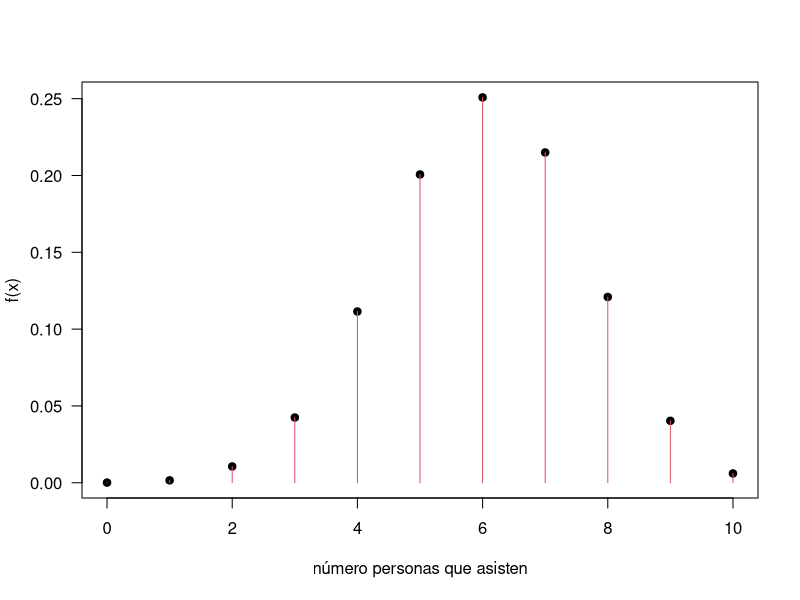
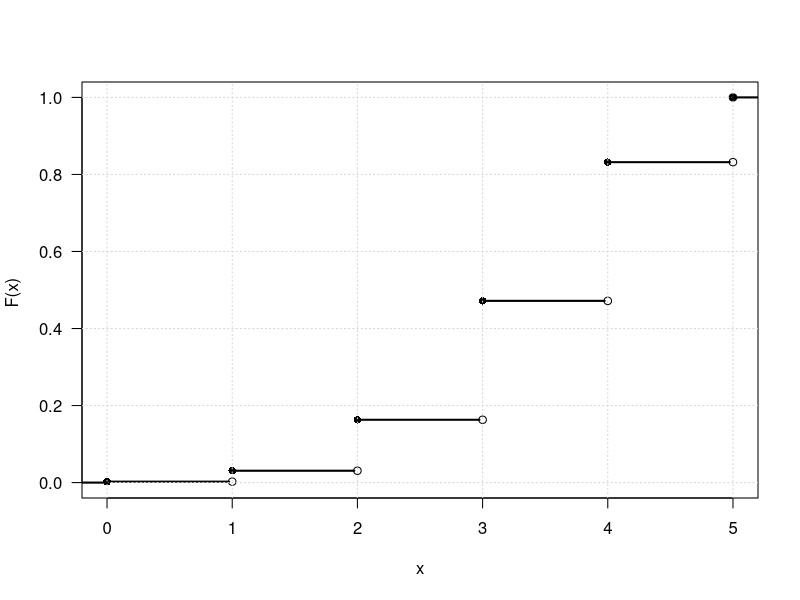
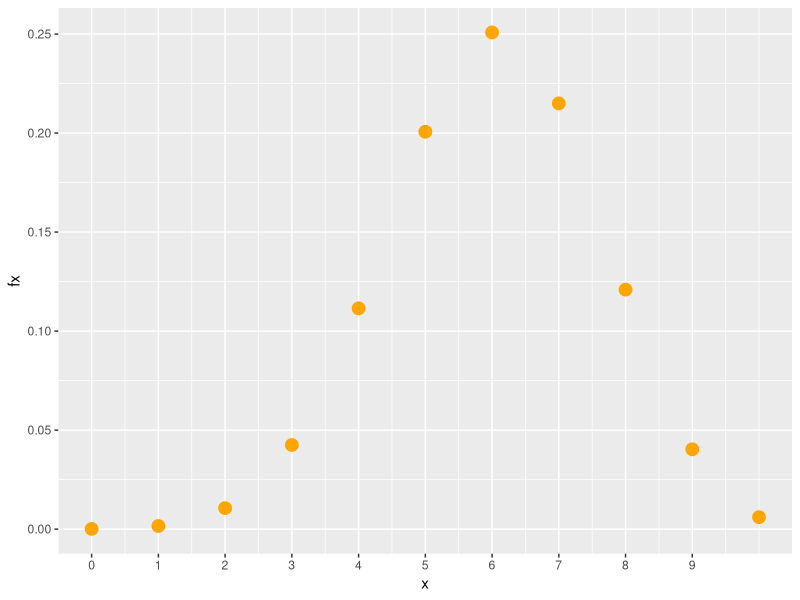
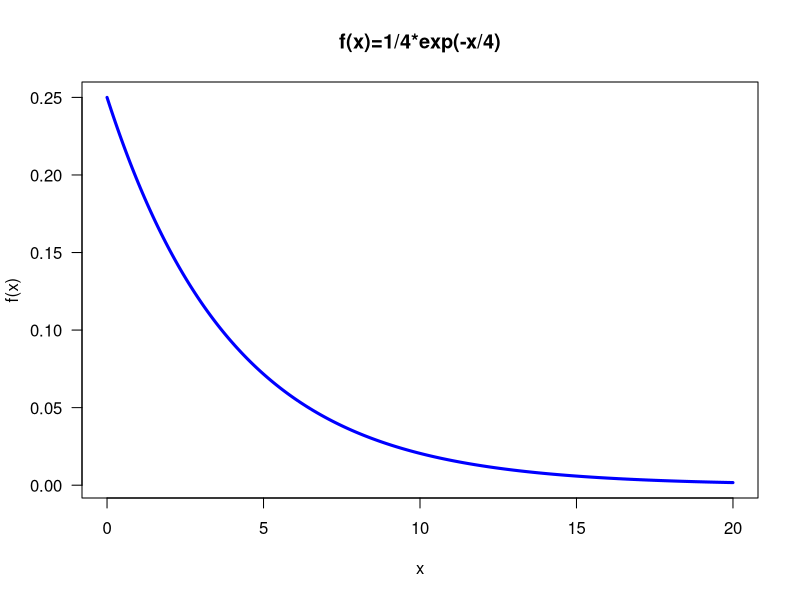
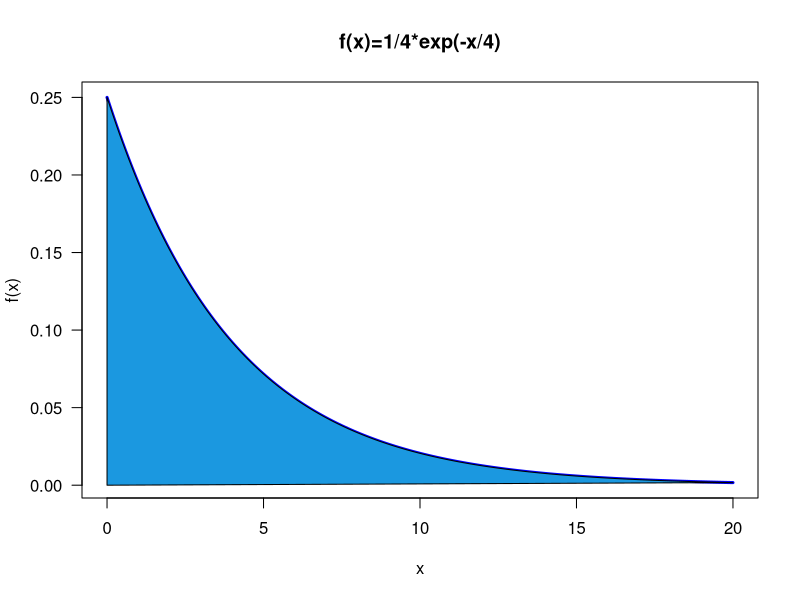
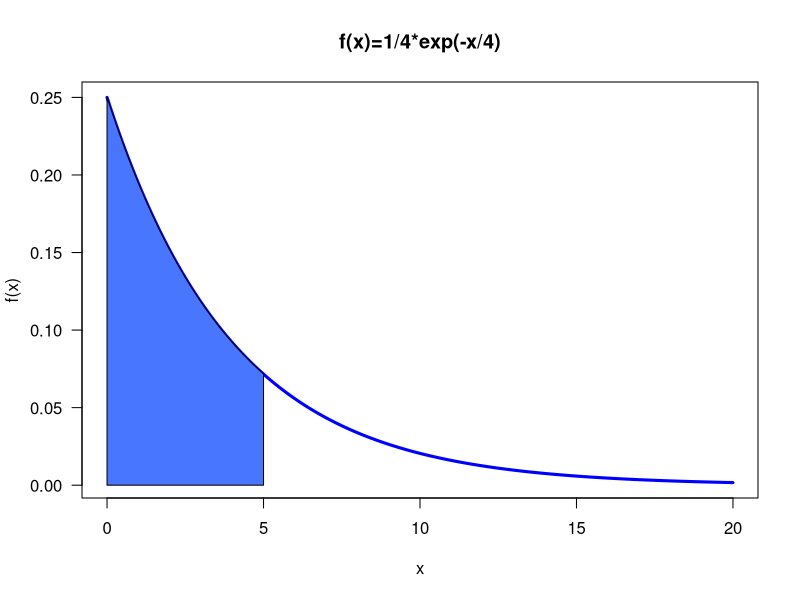
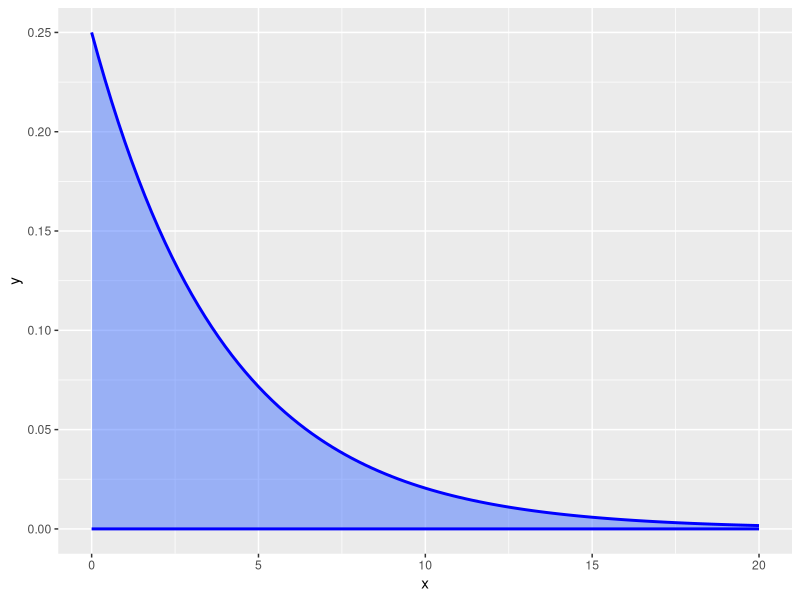

Write the R code that produced these figures, in order.
## ---- chunk 1
knitr::opts_chunk$set(echo = TRUE)
library(tidyverse)


## ---- chunk 2
x=0:10
fx=choose(10,x)*0.60^x*0.40^(10-x)  
## ---- chunk 3
sum(fx)
## ---- chunk 4
x=0:10
fx=choose(10,x)*0.60^x*0.40^(10-x)  
plot(x,fx, las=1, ylab="f(x)", xlab="número personas que asisten", pch=19)
lines(x, fx, type="h", col=2)
## ---- chunk 5
x=c(0,1,2,3,4,5,5)
f=function(x){
  dbinom(x,5,.7)
}
hx=f(x)
Hx=cumsum(hx)

plot(x,Hx,type="n", ylim=c(0,1),   xlab="x", ylab="F(x) ", las=1) 
segments(x[-length(x)],Hx[-length(x)],x[-1]-.025,Hx[-length(x)],lwd=2) 
points(x[-length(x)],Hx[-length(x)],pch=16) 
points(x[-1],Hx[-length(x)],pch=1) 
grid()

segments(-0.3,0, 0.0,lwd=2)
segments(5,1,5.2,1,lwd=2)
## ---- chunk 6
library(ggplot2)
x=0:10
fx=choose(10,x)*0.60^x*0.40^(10-x)  
dat=data.frame(x,fx)
ggplot(dat) + geom_point(aes(x, fx),colour = "orange", size = 4) +
  scale_x_continuous(limits = c(0, 10),
                     breaks = c(0,1,2,3,4,5,6,7,8,9), 
                     labels = c('0','1','2','3','4','5','6','7','8','9'))
## ---- chunk 7
x=0:10
fx=choose(10,x)*0.60^x*0.40^(10-x)  
Fx=cumsum(fx)
dt=data.frame(x,fx,Fx)
dt
## ---- chunk 8
curve(1/4*exp(-x/4) , from=0, to=20, n=300, xlab="x", ylab="f(x)", 
             col="blue", lwd=3, main="f(x)=1/4*exp(-x/4)", las=1  )
## ---- chunk 9
x=seq(from = 0, to = 20, by = 0.1)
y=function(y){1/4*exp(-y/4)}
fx=y(x)
plot(x,fx, xlab="x", ylab="f(x)", type="l",
             col="blue", lwd=3, main="f(x)=1/4*exp(-x/4)", las=1  )
x1=c(0,x,0)
fx1=c(0,fx,0)
polygon(x1, fx1,col = "#1b98e0") 

## ---- chunk 10
x=seq(from = 0, to = 20, by = 0.1)
y=function(y){1/4*exp(-y/4)}
fx=y(x)
plot(x,fx, xlab="x", ylab="f(x)", type="l",
             col="blue", lwd=3, main="f(x)=1/4*exp(-x/4)", las=1  )
x1=seq(from=0, to=5,by=0.1)
fx1=y(x1)
x1=c(0,x1,5)
fx1=c(0,fx1,0)
polygon(x1, fx1,col = "#4876FF") 
## ---- chunk 11
library(ggplot2)
ggplot(data.frame(x=c(0, 20)), aes(x)) + 
    stat_function(fun=function(x){1/4*exp(-x/4)},colour="blue", size=1,
                  geom="area", fill="#4876FF", alpha=0.5) 
    
## ---- chunk 12
fy=function(y){1/4*exp(-y/4)}
integrate(fy, lower=0,upper=Inf)
